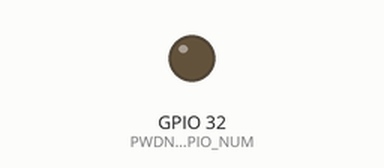
Recording of a sketch running on a simulated ESP32. Parts: output pins drawn as LEDs (lit = HIGH). WiFi joins after 1.5 s; servers stay silent unless stated; the camera gives no picture; what the sketch prints to the serial monitor is not drawn.

Above: at 0.0 s.
At 1.1 s:
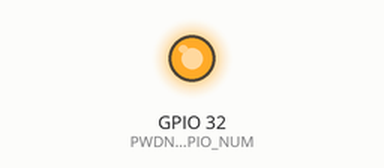
Timing chart, 0 to 2.7 s (numbered marks = the images above):
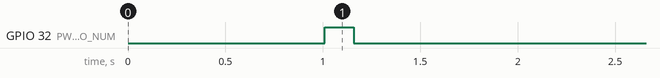

The sketch:

esp32_cam.ino
```cpp
/*
 * ============================================================================
 * PROJECT SAVER — ESP32-CAM MJPEG VIDEO STREAMING FIRMWARE
 * Author: Sir Vince Zamora & Sir Heinrich Del Rosario
 * Hardware Target: ESP32-CAM (AI-Thinker Model with OV2640 Sensor)
 * ============================================================================
 */

#include "esp_camera.h"
#include <WiFi.h>
#include "esp_http_server.h"
#include "soc/soc.h"
#include "soc/rtc_cntl_reg.h"

// ----------------------------------------------------------------------------
// WI-FI NETWORK CONFIGURATION
// ----------------------------------------------------------------------------
#define USE_STATION_MODE    true  // true = Connect to Home Wi-Fi | false = Connect to Rover AP

const char* STATION_SSID = "HUAWEI-PBZM";
const char* STATION_PASS = "JfvyqXrK";

// Static IP for Home Network (Main ESP32 = 192.168.18.88 | ESP32-CAM = 192.168.18.89)
IPAddress local_IP(192, 168, 18, 89);
IPAddress gateway(192, 168, 18, 1);
IPAddress subnet(255, 255, 255, 0);

const char* AP_SSID = "Saver_Rover";
const char* AP_PASS = "rover1234";

// ----------------------------------------------------------------------------
// CAMERA PIN CONFIGURATION (AI-THINKER MODEL)
// ----------------------------------------------------------------------------
#define PWDN_GPIO_NUM     32
#define RESET_GPIO_NUM    -1
#define XCLK_GPIO_NUM      0
#define SIOD_GPIO_NUM     26
#define SIOC_GPIO_NUM     27

#define Y9_GPIO_NUM       35
#define Y8_GPIO_NUM       34
#define Y7_GPIO_NUM       39
#define Y6_GPIO_NUM       36
#define Y5_GPIO_NUM       21
#define Y4_GPIO_NUM       19
#define Y3_GPIO_NUM       18
#define Y2_GPIO_NUM        5
#define VSYNC_GPIO_NUM    25
#define HREF_GPIO_NUM     23
#define PCLK_GPIO_NUM     22

#define PART_BOUNDARY "123456789000000000000987654321"
static const char* _STREAM_CONTENT_TYPE = "multipart/x-mixed-replace;boundary=" PART_BOUNDARY;
static const char* _STREAM_BOUNDARY = "\r\n--" PART_BOUNDARY "\r\n";
static const char* _STREAM_PART = "Content-Type: image/jpeg\r\nContent-Length: %u\r\n\r\n";

httpd_handle_t stream_httpd = NULL;

static esp_err_t stream_handler(httpd_req_t *req) {
  camera_fb_t * fb = NULL;
  esp_err_t res = ESP_OK;
  size_t _jpg_buf_len = 0;
  uint8_t * _jpg_buf = NULL;
  char * part_buf[64];

  res = httpd_resp_set_type(req, _STREAM_CONTENT_TYPE);
  if (res != ESP_OK) return res;

  httpd_resp_set_hdr(req, "Access-Control-Allow-Origin", "*");

  while (true) {
    fb = esp_camera_fb_get();
    if (!fb) {
      Serial.println("[ESP32-CAM] Frame capture failed");
      res = ESP_FAIL;
    } else {
      if (fb->format != PIXFORMAT_JPEG) {
        bool jpeg_converted = frame2jpg(fb, 80, &_jpg_buf, &_jpg_buf_len);
        esp_camera_fb_return(fb);
        fb = NULL;
        if (!jpeg_converted) {
          Serial.println("[ESP32-CAM] JPEG compression failed");
          res = ESP_FAIL;
        }
      } else {
        _jpg_buf_len = fb->len;
        _jpg_buf = fb->buf;
      }
    }

    if (res == ESP_OK) {
      size_t hlen = snprintf((char *)part_buf, 64, _STREAM_PART, _jpg_buf_len);
      res = httpd_resp_send_chunk(req, (const char *)part_buf, hlen);
    }
    if (res == ESP_OK) {
      res = httpd_resp_send_chunk(req, (const char *)_jpg_buf, _jpg_buf_len);
    }
    if (res == ESP_OK) {
      res = httpd_resp_send_chunk(req, _STREAM_BOUNDARY, strlen(_STREAM_BOUNDARY));
    }

    if (fb) {
      esp_camera_fb_return(fb);
      fb = NULL;
      _jpg_buf = NULL;
    } else if (_jpg_buf) {
      free(_jpg_buf);
      _jpg_buf = NULL;
    }

    if (res != ESP_OK) break;
  }

  return res;
}

void startCameraServer() {
  httpd_config_t config = HTTPD_DEFAULT_CONFIG();
  config.server_port = 81;
  config.ctrl_port = 81;
  config.lru_purge_enable = true;
  config.max_open_sockets = 5;

  httpd_uri_t stream_uri = {
    .uri       = "/stream",
    .method    = HTTP_GET,
    .handler   = stream_handler,
    .user_ctx  = NULL
  };

  Serial.printf("[ESP32-CAM] Starting MJPEG Stream Server on Port: '%d'\n", config.server_port);
  if (httpd_start(&stream_httpd, &config) == ESP_OK) {
    httpd_register_uri_handler(stream_httpd, &stream_uri);
  }
}

void setup() {
  // Disable ESP32 Brownout Detector to prevent stream resets during voltage dips
  WRITE_PERI_REG(RTC_CNTL_BROWN_OUT_REG, 0);

  Serial.begin(115200);
  Serial.setDebugOutput(true);
  delay(1000);
  Serial.println("\n=======================================================");
  Serial.println("  PROJECT SAVER — ESP32-CAM SURVEILLANCE MODULE");
  Serial.println("=======================================================");

  // Hardware Power-Cycle / Hardware Reset of OV2640 Camera Sensor via PWDN (GPIO 32)
  // This clears frozen I2C/SCCB bus state caused by slow voltage ramp during battery power-on!
  pinMode(PWDN_GPIO_NUM, OUTPUT);
  digitalWrite(PWDN_GPIO_NUM, HIGH); // Camera Power Down
  delay(150);
  digitalWrite(PWDN_GPIO_NUM, LOW);  // Camera Power Up
  delay(150);

  camera_config_t config;
  config.ledc_channel = LEDC_CHANNEL_0;
  config.ledc_timer = LEDC_TIMER_0;
  config.pin_d0 = Y2_GPIO_NUM;
  config.pin_d1 = Y3_GPIO_NUM;
  config.pin_d2 = Y4_GPIO_NUM;
  config.pin_d3 = Y5_GPIO_NUM;
  config.pin_d4 = Y6_GPIO_NUM;
  config.pin_d5 = Y7_GPIO_NUM;
  config.pin_d6 = Y8_GPIO_NUM;
  config.pin_d7 = Y9_GPIO_NUM;
  config.pin_xclk = XCLK_GPIO_NUM;
  config.pin_pclk = PCLK_GPIO_NUM;
  config.pin_vsync = VSYNC_GPIO_NUM;
  config.pin_href = HREF_GPIO_NUM;
  config.pin_sscb_sda = SIOD_GPIO_NUM;
  config.pin_sscb_scl = SIOC_GPIO_NUM;
  config.pin_pwdn = PWDN_GPIO_NUM;
  config.pin_reset = RESET_GPIO_NUM;
  config.xclk_freq_hz = 10000000; // 10 MHz XCLK for 100% sensor initialization stability
  config.pixel_format = PIXFORMAT_JPEG;
  config.grab_mode = CAMERA_GRAB_LATEST;
  config.fb_location = CAMERA_FB_IN_PSRAM;

  // Frame size & quality configuration
  if (psramFound()) {
    config.frame_size = FRAMESIZE_VGA; // 640x480 resolution
    config.jpeg_quality = 10;          // High quality JPEG
    config.fb_count = 2;
  } else {
    config.frame_size = FRAMESIZE_CIF; // 400x296 resolution for non-PSRAM models
    config.jpeg_quality = 12;
    config.fb_count = 1;
  }

  // Camera Initialization with Automatic Hardware Reset & Retry Loop (Up to 5 attempts)
  esp_err_t err = ESP_FAIL;
  int cameraAttempts = 0;
  while (err != ESP_OK && cameraAttempts < 5) {
    err = esp_camera_init(&config);
    if (err != ESP_OK) {
      Serial.printf("[ESP32-CAM] Camera init failed (0x%x). Retrying (%d/5)...\n", err, cameraAttempts + 1);
      // Hard reset OV2640 sensor on failure
      digitalWrite(PWDN_GPIO_NUM, HIGH);
      delay(100);
      digitalWrite(PWDN_GPIO_NUM, LOW);
      delay(200);
      cameraAttempts++;
    }
  }

  if (err != ESP_OK) {
    Serial.printf("[ESP32-CAM] Fatal: Camera init failed with error 0x%x\n", err);
    return;
  }

  // Wi-Fi Connection Logic (Dual Network Support)
  if (USE_STATION_MODE) {
    WiFi.mode(WIFI_STA);
    WiFi.disconnect(true);
    delay(100);

    WiFi.config(local_IP, gateway, subnet);
    WiFi.begin(STATION_SSID, STATION_PASS);
    Serial.printf("[ESP32-CAM] Connecting to Home Wi-Fi (%s)...", STATION_SSID);
    int attempts = 0;
    while (WiFi.status() != WL_CONNECTED && attempts < 20) {
      delay(500);
      Serial.print(".");
      attempts++;
    }

    if (WiFi.status() == WL_CONNECTED) {
      Serial.println("\n[ESP32-CAM] Wi-Fi Connected!");
      Serial.print("   Stream URL: http://"); Serial.print(WiFi.localIP()); Serial.println(":81/stream");
      startCameraServer();
      return;
    }

    Serial.println("\n[ESP32-CAM] Home Wi-Fi failed. Falling back to Rover AP...");
  }

  // Fallback / AP Connection Logic - Reset static IP config to prevent subnet mismatch
  WiFi.disconnect(true);
  delay(100);
  WiFi.mode(WIFI_STA);
  WiFi.config(INADDR_NONE, INADDR_NONE, INADDR_NONE);
  WiFi.begin(AP_SSID, AP_PASS);
  Serial.printf("[ESP32-CAM] Connecting to Rover AP (%s)...", AP_SSID);
  while (WiFi.status() != WL_CONNECTED) {
    delay(500);
    Serial.print(".");
  }

  Serial.println("\n[ESP32-CAM] Connected to Rover AP!");
  Serial.print("   Stream URL: http://"); Serial.print(WiFi.localIP()); Serial.println(":81/stream");

  startCameraServer();
}

void loop() {
  delay(10000);
}
```
